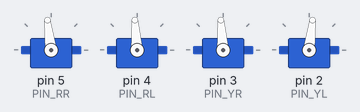
A sketch run on a simulated Arduino Uno, built with avr-gcc and run on an emulated ATmega328P. Shown: 4 × servo.

Above: at 3.21 s.
At 5.69 s:
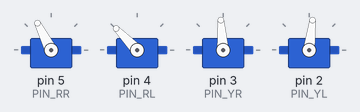
At 9.0 s:
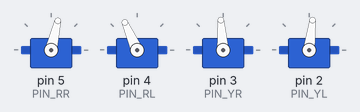
At 11.9 s:
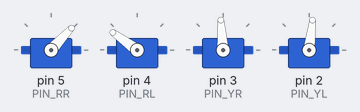
At 22.52 s:
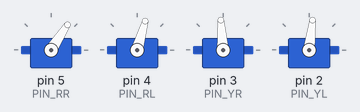
At 32.7 s:
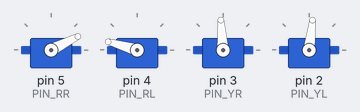
Timing chart, 0 to 40.0 s (numbered marks = the images above):
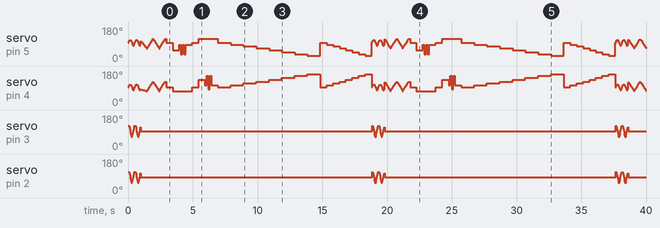

The sketch:

Otto_smooth_criminal.ino
```cpp
//----------------------------------------------------------------
//-- Otto Dance smooth criminal by Michael Jackson
//-- Released under a GPL licencse (http://ottodiy.com)
//-- Originally made for Zowi project remake for Otto DIY
//-- Authors:  Javier Isabel:  javier.isabel@bq.com
//--           Juan Gonzalez (obijuan): juan.gonzalez@bq.com
//-----------------------------------------------------------------
#include <Servo.h>
#include <Oscillator.h>
#include <EEPROM.h>

#define N_SERVOS 4
//-- First step: Configure the pins where the servos are attached
/*
         ---------------
        |     O   O     |4
YR 3==> |               | <== YL 2
         ---------------
            ||     ||
            ||     ||
RR 5==>   -----   ------  <== RL 4
         |-----   ------|
*/
#define EEPROM_TRIM false
// Activate to take callibration data from internal memory
#define TRIM_RR 7
#define TRIM_RL 4
#define TRIM_YR  4
#define TRIM_YL -7
//OTTO.setTrims(-7,-4,-4,7);

#define PIN_RR 5
#define PIN_RL 4
#define PIN_YR 3
#define PIN_YL 2

#define INTERVALTIME 10.0

Oscillator servo[N_SERVOS];

void goingUp(int tempo);
void drunk (int tempo);
void noGravity(int tempo);
void kickLeft(int tempo);
void kickRight(int tempo);
void run(int steps, int T=500);
void walk(int steps, int T=1000);
void backyard(int steps, int T=3000);
void backyardSlow(int steps, int T=5000);
void turnLeft(int steps, int T=3000);
void turnRight(int steps, int T=3000);
void moonWalkLeft(int steps, int T=1000);
void moonWalkRight(int steps, int T=1000);
void crusaito(int steps, int T=1000);
void swing(int steps, int T=1000);
void upDown(int steps, int T=1000);
void flapping(int steps, int T=1000);

void setup()
{
  Serial.begin(19200);

  servo[0].attach(PIN_RR);
  servo[1].attach(PIN_RL);
  servo[2].attach(PIN_YR);
  servo[3].attach(PIN_YL);

  //EEPROM.write(0,TRIM_RR);
  //EEPROM.write(1,TRIM_RL);
  //EEPROM.write(2,TRIM_YR);
  //EEPROM.write(3,TRIM_YL);

  int trim;

  if(EEPROM_TRIM){
    for(int x=0;x<4;x++){
      trim=EEPROM.read(x);
      if(trim>128)trim=trim-256;
      Serial.print("TRIM ");
      Serial.print(x);
      Serial.print(" en ");
      Serial.println(trim);
      servo[x].SetTrim(trim);
    }
  }
  else{
    servo[0].SetTrim(TRIM_RR);
    servo[1].SetTrim(TRIM_RL);
    servo[2].SetTrim(TRIM_YR);
    servo[3].SetTrim(TRIM_YL);
  }

  for(int i=0;i<4;i++) servo[i].SetPosition(90);
}

// TEMPO: 121 BPM
int t=495;
double pause=0;

void loop()
{
 // if(Serial.available()){
  //  char init = Serial.read();
   // if (init=='X'){
   //   delay(4000); //3000 - 4500

dance();


//for(int i=0;i<4;i++) servo[i].SetPosition(90);


          for(int i=0;i<4;i++) servo[i].SetPosition(90);
   // }
 // }
}

void dance(){
  for(int i=0;i<4;i++) servo[i].SetPosition(90);
  walk(2,t*1 );
//  walk(2,t*4);
//  walk(2,t*6);
//  walk(2,t*8);
//  walk(2,t*10);
//
//
//  primera_parte();
////
//    segunda_parte();
//  moonWalkLeft(4,t*2);
//  moonWalkLeft(4,t*2);
//  moonWalkLeft(4,t*2);
//  moonWalkLeft(4,t*2);
//  moonWalkLeft(4,t*2);
//  moonWalkRight(4,t*2);
//  moonWalkLeft(4,t*2);
//  moonWalkRight(4,t*2);
//  primera_parte();
//  crusaito(1,t*8);
//  crusaito(1,t*1);
//
//  for (int i=0; i<16; i++){
//    flapping(1,t/4);
//    delay(3*t/4);
//  }
//
//    walk(2,t*2);
//  moonWalkRight(4,t*2);
//    walk(2,t*4);
//  moonWalkLeft(4,t*4);
//    walk(2,t*6);
//  moonWalkRight(4,t*6);
//    walk(2,t*8);
//  moonWalkLeft(4,t*8);
//
//  drunk(t*4);
//  drunk(t*4);
//  drunk(t*4);
  drunk(t*4);
  kickLeft(t);
  kickRight(t);
//  drunk(t*8);
//  drunk(t*4);
//  drunk(t/2);
//  delay(t*4);
//
//  drunk(t/2);
//
//  delay(t*4);
//  walk(2,t*2);
//  walk(2,t*4);
//  walk(2,t*6);
//  walk(2,t*8);
//  walk(2,t*10);
////
//  backyard(2,t*2);
  goingUp(t*2);
  goingUp(t*1);
//  noGravity(t*5);
//  crusaito(1,t*2);
//  crusaito(1,t*8);
//  crusaito(1,t*2);
//  crusaito(1,t*8);
//  crusaito(1,t*2);
//  crusaito(1,t*3);
//
//  delay(t);
//  primera_parte();
//    for (int i=0; i<32; i++){
//    flapping(1,t/2);
//    delay(t/2);
//  }

  for(int i=0;i<4;i++) servo[i].SetPosition(90);
}


////////////////////////////////////////////////////////////////////////////////////////
//////////////////////////////////FUNCIONES DE CONTROL//////////////////////////////////
////////////////////////////////////////////////////////////////////////////////////////

void oscillate(int A[N_SERVOS], int O[N_SERVOS], int T, double phase_diff[N_SERVOS]){
  for (int i=0; i<4; i++) {
    servo[i].SetO(O[i]);
    servo[i].SetA(A[i]);
    servo[i].SetT(T);
    servo[i].SetPh(phase_diff[i]);
  }
  double ref=millis();
   for (double x=ref; x<T+ref; x=millis()){
     for (int i=0; i<4; i++){
        servo[i].refresh();
     }
  }
}

unsigned long final_time;
unsigned long interval_time;
int oneTime;
int iteration;
float increment[N_SERVOS];
int oldPosition[]={99,80,90,90};

void moveNServos(int time, int  newPosition[]){
  for(int i=0;i<N_SERVOS;i++)	increment[i] = ((newPosition[i])-oldPosition[i])/(time/INTERVALTIME);

  final_time =  millis() + time;

  iteration = 1;
  while(millis() < final_time){ //Javi del futuro cambia esto
      interval_time = millis()+INTERVALTIME;

      oneTime=0;
      while(millis()<interval_time){
          if(oneTime<1){
              for(int i=0;i<N_SERVOS;i++){
                  servo[i].SetPosition(oldPosition[i] + (iteration * increment[i]));
              }
              iteration++;
              oneTime++;
          }
      }
  }

  for(int i=0;i<N_SERVOS;i++){
    oldPosition[i] = newPosition[i];
  }
}


//////////////////////////////////////////////////////////////////////////////
////////////////////////////////PASOS DE BAILE////////////////////////////////
//////////////////////////////////////////////////////////////////////////////

void goingUp(int tempo){

      pause=millis();
      for(int i=0;i<4;i++) servo[i].SetPosition(90);
      delay(tempo);
      servo[0].SetPosition(80);
      servo[1].SetPosition(100);
      delay(tempo);
      servo[0].SetPosition(70);
      servo[1].SetPosition(110);
      delay(tempo);
      servo[0].SetPosition(60);
      servo[1].SetPosition(120);
      delay(tempo);
      servo[0].SetPosition(50);
      servo[1].SetPosition(130);
      delay(tempo);
      servo[0].SetPosition(40);
      servo[1].SetPosition(140);
      delay(tempo);
      servo[0].SetPosition(30);
      servo[1].SetPosition(150);
      delay(tempo);
      servo[0].SetPosition(20);
      servo[1].SetPosition(160);
      delay(tempo);

      while(millis()<pause+8*t);

}

void primera_parte(){

  int move1[4] = {60,120,90,90};
  int move2[4] = {90,90,90,90};
  int move3[4] = {40,140,90,90};

  for(int x=0; x<3; x++){
    for(int i=0; i<3; i++){
      lateral_fuerte(1,t/2);
      lateral_fuerte(0,t/4);
      lateral_fuerte(1,t/4);
      delay(t);
    }

    pause=millis();
    for(int i=0;i<4;i++) servo[i].SetPosition(90);
    moveNServos(t*0.4,move1);
    moveNServos(t*0.4,move2);
    while(millis()<(pause+t*2));
  }

  for(int i=0; i<2; i++){
    lateral_fuerte(1,t/2);
    lateral_fuerte(0,t/4);
    lateral_fuerte(1,t/4);
    delay(t);
  }

  pause=millis();
  for(int i=0;i<4;i++) servo[i].SetPosition(90);
  crusaito(1,t*1.4);
  moveNServos(t*1,move3);
  for(int i=0;i<4;i++) servo[i].SetPosition(90);
  while(millis()<(pause+t*4));
}

void segunda_parte(){

  int move1[4] = {90,90,80,100};
  int move2[4] = {90,90,100,80};
  int move3[4] = {90,90,80,100};
  int move4[4] = {90,90,100,80};

  int move5[4] = {40,140,80,100};
  int move6[4] = {40,140,100,80};
  int move7[4] = {90,90,80,100};
  int move8[4] = {90,90,100,80};

  int move9[4] = {40,140,80,100};
  int move10[4] = {40,140,100,80};
  int move11[4] = {90,90,80,100};
  int move12[4] = {90,90,100,80};

  for(int x=0; x<7; x++){
    for(int i=0; i<3; i++){
      pause=millis();
      moveNServos(t*0.15,move1);
      moveNServos(t*0.15,move2);
      moveNServos(t*0.15,move3);
      moveNServos(t*0.15,move4);
      while(millis()<(pause+t));
    }
    pause=millis();
    moveNServos(t*0.15,move5);
    moveNServos(t*0.15,move6);
    moveNServos(t*0.15,move7);
    moveNServos(t*0.15,move8);
    while(millis()<(pause+t));
  }

  for(int i=0; i<3; i++){
    pause=millis();
    moveNServos(t*0.15,move9);
    moveNServos(t*0.15,move10);
    moveNServos(t*0.15,move11);
    moveNServos(t*0.15,move12);
    while(millis()<(pause+t));
  }
}

void lateral_fuerte(boolean side, int tempo){

  for(int i=0;i<4;i++) servo[i].SetPosition(90);
  if (side) servo[0].SetPosition(40);
  else servo[1].SetPosition(140);
  delay(tempo/2);
  servo[0].SetPosition(90);
  servo[1].SetPosition(90);
  delay(tempo/2);

}

void drunk (int tempo){

  pause=millis();

  int move1[] = {60,70,90,90};
  int move2[] = {110,120,90,90};
  int move3[] = {60,70,90,90};
  int move4[] = {110,120,90,90};

  moveNServos(tempo*0.235,move1);
  moveNServos(tempo*0.235,move2);
  moveNServos(tempo*0.235,move3);
  moveNServos(tempo*0.235,move4);
  while(millis()<(pause+tempo));

}


void noGravity(int tempo){

  int move1[4] = {120,140,90,90};
  int move2[4] = {140,140,90,90};
  int move3[4] = {120,140,90,90};
  int move4[4] = {90,90,90,90};


  for(int i=0;i<4;i++) servo[i].SetPosition(90);
  for(int i=0;i<N_SERVOS;i++) oldPosition[i]=90;
  moveNServos(tempo*2,move1);
  moveNServos(tempo*2,move2);
  delay(tempo*2);
  moveNServos(tempo*2,move3);
  moveNServos(tempo*2,move4);


}

void kickLeft(int tempo){
  for(int i=0;i<4;i++) servo[i].SetPosition(90);
  delay(tempo);
  servo[0].SetPosition(50); //pie derecho
  servo[1].SetPosition(70); //pie izquiero
  delay(tempo);
  servo[0].SetPosition(80); //pie derecho
  servo[1].SetPosition(70); //pie izquiero
  delay(tempo/4);
  servo[0].SetPosition(30); //pie derecho
  servo[1].SetPosition(70); //pie izquiero
  delay(tempo/4);
  servo[0].SetPosition(80); //pie derecho
  servo[1].SetPosition(70); //pie izquiero
  delay(tempo/4);
  servo[0].SetPosition(30); //pie derecho
  servo[1].SetPosition(70); //pie izquiero
  delay(tempo/4);
  servo[0].SetPosition(80); //pie derecho
  servo[1].SetPosition(70); //pie izquiero
  delay(tempo);
}

void kickRight(int tempo){
for(int i=0;i<4;i++) servo[i].SetPosition(90);
  delay(tempo);
  servo[0].SetPosition(110); //pie derecho
  servo[1].SetPosition(130); //pie izquiero
  delay(tempo);
  servo[0].SetPosition(110); //pie derecho
  servo[1].SetPosition(100); //pie izquiero
  delay(tempo/4);
  servo[0].SetPosition(110); //pie derecho
  servo[1].SetPosition(150); //pie izquiero
  delay(tempo/4);
  servo[0].SetPosition(110); //pie derecho
  servo[1].SetPosition(80); //pie izquiero
  delay(tempo/4);
  servo[0].SetPosition(110); //pie derecho
  servo[1].SetPosition(150); //pie izquiero
  delay(tempo/4);
  servo[0].SetPosition(110); //pie derecho
  servo[1].SetPosition(100); //pie izquiero
  delay(tempo);
}

void walk(int steps, int T){
    int A[4]= {15, 15, 30, 30};
    int O[4] = {0, 0, 0, 0};
    double phase_diff[4] = {DEG2RAD(0), DEG2RAD(0), DEG2RAD(90), DEG2RAD(90)};

    for(int i=0;i<steps;i++)oscillate(A,O, T, phase_diff);
}

void run(int steps, int T){
    int A[4]= {10, 10, 10, 10};
    int O[4] = {0, 0, 0, 0};
    double phase_diff[4] = {DEG2RAD(0), DEG2RAD(0), DEG2RAD(90), DEG2RAD(90)};

    for(int i=0;i<steps;i++)oscillate(A,O, T, phase_diff);
}

void backyard(int steps, int T){
    int A[4]= {15, 15, 30, 30};
    int O[4] = {0, 0, 0, 0};
    double phase_diff[4] = {DEG2RAD(0), DEG2RAD(0), DEG2RAD(-90), DEG2RAD(-90)};

    for(int i=0;i<steps;i++)oscillate(A,O, T, phase_diff);
}

void backyardSlow(int steps, int T){
    int A[4]= {15, 15, 30, 30};
    int O[4] = {0, 0, 0, 0};
    double phase_diff[4] = {DEG2RAD(0), DEG2RAD(0), DEG2RAD(-90), DEG2RAD(-90)};

    for(int i=0;i<steps;i++)oscillate(A,O, T, phase_diff);
}


void turnLeft(int steps, int T){
    int A[4]= {20, 20, 10, 30};
    int O[4] = {0, 0, 0, 0};
    double phase_diff[4] = {DEG2RAD(0), DEG2RAD(0), DEG2RAD(90), DEG2RAD(90)};

    for(int i=0;i<steps;i++)oscillate(A,O, T, phase_diff);
}

void turnRight(int steps, int T){
    int A[4]= {20, 20, 30, 10};
    int O[4] = {0, 0, 0, 0};
    double phase_diff[4] = {DEG2RAD(0), DEG2RAD(0), DEG2RAD(90), DEG2RAD(90)};

    for(int i=0;i<steps;i++)oscillate(A,O, T, phase_diff);
}

void moonWalkRight(int steps, int T){
    int A[4]= {25, 25, 0, 0};
    int O[4] = {-15 ,15, 0, 0};
    double phase_diff[4] = {DEG2RAD(0), DEG2RAD(180 + 120), DEG2RAD(90), DEG2RAD(90)};

    for(int i=0;i<steps;i++)oscillate(A,O, T, phase_diff);
}

void moonWalkLeft(int steps, int T){
    int A[4]= {25, 25, 0, 0};
    int O[4] = {-15, 15, 0, 0};
    double phase_diff[4] = {DEG2RAD(0), DEG2RAD(180 - 120), DEG2RAD(90), DEG2RAD(90)};

    for(int i=0;i<steps;i++)oscillate(A,O, T, phase_diff);
}

void crusaito(int steps, int T){
    int A[4]= {25, 25, 30, 30};
    int O[4] = {- 15, 15, 0, 0};
    double phase_diff[4] = {DEG2RAD(0), DEG2RAD(180 + 120), DEG2RAD(90), DEG2RAD(90)};

    for(int i=0;i<steps;i++)oscillate(A,O, T, phase_diff);
}

void swing(int steps, int T){
    int A[4]= {25, 25, 0, 0};
    int O[4] = {-15, 15, 0, 0};
    double phase_diff[4] = {DEG2RAD(0), DEG2RAD(0), DEG2RAD(90), DEG2RAD(90)};

    for(int i=0;i<steps;i++)oscillate(A,O, T, phase_diff);
}

void upDown(int steps, int T){
    int A[4]= {25, 25, 0, 0};
    int O[4] = {-15, 15, 0, 0};
    double phase_diff[4] = {DEG2RAD(180), DEG2RAD(0), DEG2RAD(270), DEG2RAD(270)};

    for(int i=0;i<steps;i++)oscillate(A,O, T, phase_diff);
}

void flapping(int steps, int T){
    int A[4]= {15, 15, 8, 8};
    int O[4] = {-A[0], A[1], 0, 0};
    double phase_diff[4] = {DEG2RAD(0), DEG2RAD(180), DEG2RAD(90), DEG2RAD(-90)};

    for(int i=0;i<steps;i++)oscillate(A,O, T, phase_diff);
}

void test(int steps, int T){
    int A[4]= {15, 15, 8, 8};
    int O[4] = {-A[0] + 10, A[1] - 10, 0, 0};
    double phase_diff[4] = {DEG2RAD(0), DEG2RAD(180), DEG2RAD(90), DEG2RAD(-90)};

    for(int i=0;i<steps;i++)oscillate(A,O, T, phase_diff);
}
```

Measured:
- by itself, servo on pin 3 (PIN_YR): moves between 64° and 124°, repeating every 18.8 s
- by itself, servo on pin 2 (PIN_YL): moves between 53° and 113°, repeating every 18.8 s
